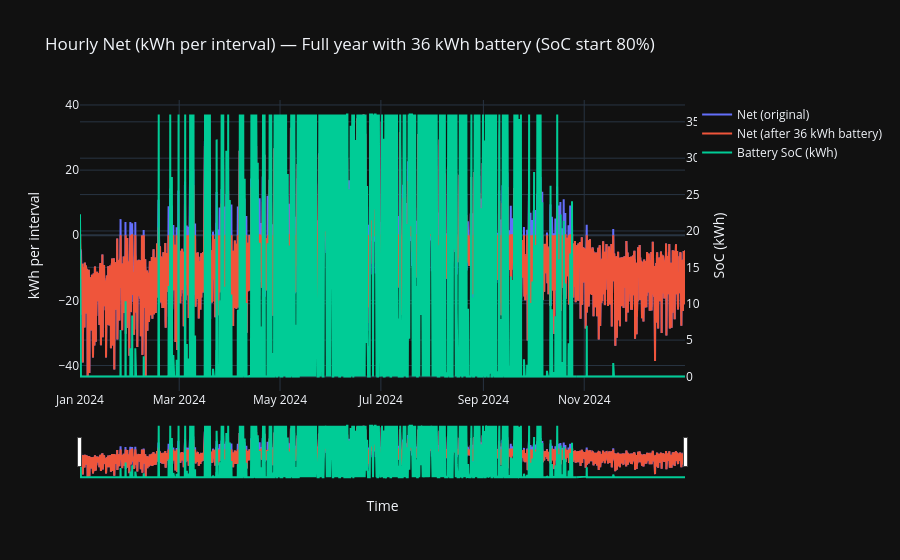

This figure's notebook cell:
### Code cell
# Full-year battery simulation on hourly net energy (kWh per interval)
# Uses: systems, pd, np, go, TZ

BATTERY_KWH = 36.0
SOC0_FRAC   = 0.80         # start at 80% SoC
ETA_RT      = 0.90         # round-trip efficiency

# 1) Time index → local-naive
t = pd.to_datetime(systems.index)
if getattr(t, "tz", None) is not None:
    t = t.tz_convert(TZ).tz_localize(None)
sys_ = systems.copy(); sys_.index = t

# 2) Hourly net energy per interval (kWh): + surplus, - deficit
prod_col, grid_in_col = "Produktion", "El kWh"
net_e = (sys_[prod_col] - sys_[grid_in_col]).rename("net_kWh")

# 3) Battery simulation (single fixed-capacity pack)
def simulate_battery(e_kwh: pd.Series, cap_kwh: float, soc0_frac: float, eta_rt: float):
    """Return residual net after storage (Series) and SoC path (Series), same index as input."""
    eta = np.sqrt(eta_rt)
    idx = e_kwh.index
    e = e_kwh.to_numpy(dtype=float)

    residual = np.zeros_like(e)
    soc = np.zeros_like(e)
    soc_now = soc0_frac * cap_kwh

    for i, x in enumerate(e):
        # Charge (surplus)
        if x >= 0.0:
            room = cap_kwh - soc_now
            charge_in = min(x * eta, room)  # effective energy stored
            spill = x * eta - charge_in     # leftover (still export)
            soc_now += charge_in
            residual[i] = spill / eta       # convert back to grid terms
        # Discharge (deficit)
        else:
            need = -x
            deliverable = min(soc_now * eta, need)  # grid-received energy
            soc_now -= deliverable / eta
            unmet = need - deliverable             # remaining import
            residual[i] = -unmet
        soc[i] = soc_now

    return pd.Series(residual, index=idx, name="net_after_batt_kWh"), pd.Series(soc, index=idx, name="SoC_kWh")

net_after, soc_path = simulate_battery(net_e, BATTERY_KWH, SOC0_FRAC, ETA_RT)

# 4) Plot full-year: original vs after-battery (+ SoC on y2)
fig = go.Figure()
fig.add_scatter(x=net_e.index, y=net_e.values, name="Net (original)", mode="lines")
fig.add_scatter(x=net_after.index, y=net_after.values, name=f"Net (after {BATTERY_KWH:.0f} kWh battery)", mode="lines")
fig.add_scatter(x=soc_path.index, y=soc_path.values, name="Battery SoC (kWh)", mode="lines", yaxis="y2")

fig.update_layout(
    title=f"Hourly Net (kWh per interval) — Full year with {BATTERY_KWH:.0f} kWh battery (SoC start {SOC0_FRAC:.0%})",
    hovermode="x unified",
    xaxis=dict(title="Time", rangeslider=dict(visible=True)),
    yaxis=dict(title="kWh per interval"),
    yaxis2=dict(title="SoC (kWh)", overlaying="y", side="right")
)
fig.show()

# Optional quick stats (print):
total_import_before = -net_e[net_e < 0].sum()
total_import_after  = -net_after[net_after < 0].sum()
print(f"Grid import reduction: {(total_import_before - total_import_after):.1f} kWh "
      f"({(1 - total_import_after/total_import_before)*100:.1f}%) over the period.")

### Figure 1 — Plotly figure (JSON) as saved in the notebook; plotly's stock layout.template omitted (floating-point values rounded to 4 significant figures; data arrays with more than 128 entries replaced by an {"elided": "..."} marker saying what was removed)
{"data": [{"mode": "lines", "name": "Net (original)", "type": "scatter", "x": {"elided": "8783 str values"}, "y": {"elided": "8783 float values"}}, {"mode": "lines", "name": "Net (after 36 kWh battery)", "type": "scatter", "x": {"elided": "8783 str values"}, "y": {"elided": "8783 float values"}}, {"mode": "lines", "name": "Battery SoC (kWh)", "type": "scatter", "x": {"elided": "8783 str values"}, "y": {"elided": "8783 float values"}, "yaxis": "y2"}], "layout": {"hovermode": "x unified", "title": {"text": "Hourly Net (kWh per interval) — Full year with 36 kWh battery (SoC start 80%)"}, "xaxis": {"rangeslider": {"visible": true}, "title": {"text": "Time"}}, "yaxis": {"title": {"text": "kWh per interval"}}, "yaxis2": {"overlaying": "y", "side": "right", "title": {"text": "SoC (kWh)"}}}}
